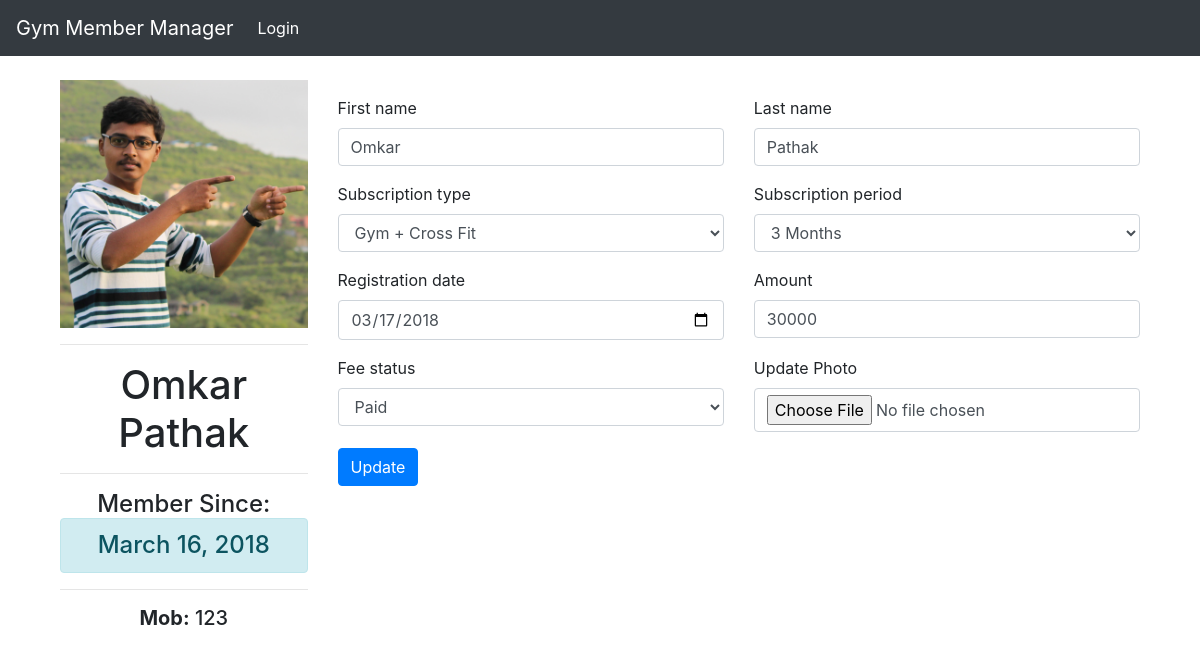
/members/update/3/, run on an earlier commit of the app's database.
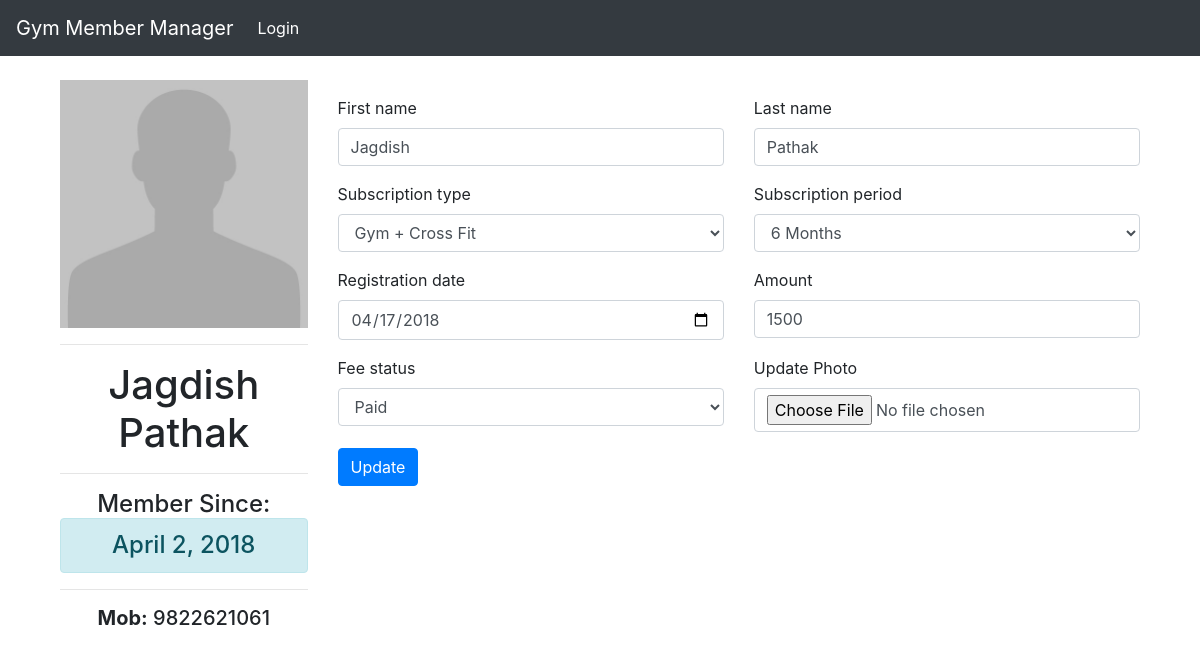
And on a later commit of the database.
### members/models.py (models this page shows, shortened)
class Member(models.Model):
	member_id = models.AutoField(primary_key=True)
	first_name = models.CharField(max_length=50)
	last_name = models.CharField(max_length=50)
	mobile_number = models.IntegerField(unique=True)
	email = models.EmailField(null=True, blank=True)
	address = models.CharField(max_length=300, blank=True)
	admitted_on = models.DateField(auto_now_add=True)
	registration_date = models.DateField()
	registration_upto = models.DateField()
	subscription_type  = models.CharField(
									max_length=30,
									choices=SUBSCRIPTION_TYPE_CHOICES,
									default=SUBSCRIPTION_TYPE_CHOICES[0][0])
	subscription_period = models.CharField(
									max_length=30,
									choices=SUBSCRIPTION_PERIOD_CHOICES,
									default=SUBSCRIPTION_PERIOD_CHOICES[0][0])
	amount = models.IntegerField()
	fee_status = models.CharField(max_length=30, choices=FEE_STATUS, default=FEE_STATUS[0][0])
	batch = models.CharField(max_length=30, choices=BATCH, default=BATCH[0][0])
	photo = models.FileField(upload_to='photos/', blank=True)
	notification = models.IntegerField(default=2, blank=True)

### members/views.py (the view)
# urls.py: path('update/<int:id>/', views.update_member, name='update_member'),
def update_member(request, id):
    if request.method == 'POST':
        object = Member.objects.get(pk=id)
        object.first_name = request.POST.get('first_name')
        object.last_name = request.POST.get('last_name')
        object.registration_date =  request.POST.get('registration_date')
        object.registration_upto =  parser.parse(request.POST.get('registration_date')) + delta.relativedelta(months=int(request.POST.get('subscription_period')))
        object.subscription_type =  request.POST.get('subscription_type')
        object.fee_status = request.POST.get('fee_status')
        object.amount =  request.POST.get('amount')
        object.notification =  2
        if 'photo' in request.FILES:
            myfile = request.FILES['photo']
            fs = FileSystemStorage(base_url="")
            photo = fs.save(myfile.name, myfile)
            object.photo = fs.url(photo)
        object.save()
        user = Member.objects.get(pk=id)
        subs_end_today_count = Member.objects.filter(
                                                    registration_upto=datetime.datetime.now(),
                                                    notification=1).count()
        form = UpdateMemberForm(initial={
                                'registration_date': user.registration_date,
                                'registration_upto': user.registration_upto,
                                'subscription_type': user.subscription_type,
                                'subscription_period': user.subscription_period,
                                'amount': user.amount,
                                'fee_status': user.fee_status,
                                'first_name': user.first_name,
                                'last_name': user.last_name,
                                })
        return render(request,
            'update.html',
            {
                'form': form,
                'user': user,
                'updated': 'Record Updated Successfully',
                'subs_end_today_count': subs_end_today_count,
            })
    else:
        user = Member.objects.get(pk=id)
        subs_end_today_count = Member.objects.filter(
                                                registration_upto=datetime.datetime.now(),
                                                notification=1).count()
        form = UpdateMemberForm(initial={
                                'registration_date': user.registration_date,
                                'registration_upto': user.registration_upto,
                                'subscription_type': user.subscription_type,
                                'subscription_period': user.subscription_period,
                                'amount': user.amount,
                                'fee_status': user.fee_status,
                                'first_name': user.first_name,
                                'last_name': user.last_name,
                                })
    return render(request,
                    'update.html',
                    {
                        'form': form,
                        'user': user,
                        'subs_end_today_count': subs_end_today_count,
                    }
                )

### members/models.py
class UpdateMemberForm(forms.Form):
	first_name = forms.CharField(max_length=50)
	last_name = forms.CharField(max_length=50)
	registration_date = forms.DateField(widget=forms.DateInput(attrs={'type': 'date'}))
	registration_upto = forms.DateField(widget=forms.DateInput(attrs={'type': 'date'}))
	subscription_type  = forms.ChoiceField(choices=SUBSCRIPTION_TYPE_CHOICES)
	subscription_period = forms.ChoiceField(choices=SUBSCRIPTION_PERIOD_CHOICES)
	fee_status = forms.ChoiceField(choices=FEE_STATUS)
	amount = forms.IntegerField()
	photo = forms.FileField(label='Update Photo', required=False)

### members/templatetags/tags.py (called while the page is built)
@register.filter(name='add_css')
def add_css(field, css):
    return field.as_widget(attrs={"class": css})

### members/templates/update.html (shortened to what this page needs)
{% extends 'base.html' %}
{% load tags %}
{% block content %}
    <div class="container">
      <div class="row">
        <div class="col-md-3">
          {% if user.photo %}
          <img src="{{ user.photo.url }}" class="img-fluid">
          {% else %}
          <img src="/media/default.jpg" class="img-fluid">
          {% endif %}
          <hr>
          <h1 class="text-center">{{ user.first_name }} {{ user.last_name }}</h1>
          <hr>
          <h4 class="text-center">Member Since:<div class="alert alert-info">{{ user.admitted_on }}</div></h4>
          <hr>
          <h5 class="text-center"><strong>Mob:</strong> {{ user.mobile_number }}</h5>
        </div>
        <div class="col">
          <form method="POST" action="{% url 'update_member' user.member_id %}" style="margin-top: 2%" enctype="multipart/form-data">
              <div class="row">
                <div class="form-group col">
                  <label for="first_name">{{ form.first_name.label }}</label>
                    {{ form.first_name | add_css:"form-control" }}
                </div>
                <div class="form-group col">
                  <label for="last_name">{{ form.last_name.label }}</label>
                    {{ form.last_name | add_css:"form-control" }}
                </div>
              </div>
              <div class="row">
                  <div class="form-group col-lg-6 col-md-6 col-sm-12 col-xs-12">
                    <label for="subscription_type">{{ form.subscription_type.label }}</label>
                    {{ form.subscription_type | add_css:"form-control" }}
                  </div>
                  <div class="form-group col-lg-6 col-md-6 col-sm-12 col-xs-12">
                    <label for="subscription_period">{{ form.subscription_period.label }}</label>
                    {{ form.subscription_period | add_css:"form-control" }}
                  </div>
              </div>
              <div class="row">
                <div class="form-group col-lg-6 col-md-6 col-sm-12 col-xs-12">
                  <label for="registration_date">{{ form.registration_date.label }}</label>
                  {{ form.registration_date | add_css:"form-control" }}
                </div>
                <div class="form-group col-lg-6 col-md-6 col-sm-12 col-xs-12">
                  <label for="amount">{{ form.amount.label }}</label>
                  {{ form.amount | add_css:"form-control" }}
                </div>
              </div>
              <div class="row">
                <div class="form-group col-lg-6 col-md-6 col-sm-12 col-xs-12">
                  <label for="photo">{{ form.fee_status.label }}</label>
                  {{ form.fee_status | add_css:"form-control" }}
                </div>
                <div class="form-group col-lg-6 col-md-6 col-sm-12 col-xs-12">
                  <label for="photo">{{ form.photo.label }}</label>
                  {{ form.photo | add_css:"form-control" }}
                </div>
              </div>
              <input type="submit" class="btn btn-primary" value="Update" />
          </form>
        </div>
      </div>
    </div>
{% endblock %}

### templates/base.html (shortened to what this page needs)
<!doctype html>
{% load static %}
<html lang="en">
  <head>
    <link rel="stylesheet" href="{% static 'css/bootstrap.min.css' %}">
    <link rel="stylesheet" href="{% static 'css/style.css' %}">
  </head>
  <body>
    <nav class="navbar navbar-expand-lg navbar-dark bg-dark">
      <a class="navbar-brand" href="#">Gym Member Manager</a>
      {% if request.user.username %}
      <div class="collapse navbar-collapse" id="navbarNav">
        <ul class="navbar-nav">
          <li class="nav-item active">
            <a class="nav-link" href="{% url 'members'%}">Members Area<span class="sr-only">(current)</span></a>
          </li>
          <li class="nav-item">
            <a class="nav-link" href="{% url 'reports' %}">Reports</a>
          </li>
          <li class="nav-item">
            <a class="nav-link" href="{% url 'notifications'%}">Notifications <span class="badge badge-success">{{ subs_end_today_count }}</span></a>
          </li>
        </ul>
        <ul class="navbar-nav ml-auto">
          <li class="nav-item">
            <a class="nav-link" href="{% url 'logout'%}">Logout</a>
          </li>
        </ul>
        {% else %}
        <div class="collapse navbar-collapse" id="navbarNav">
          <ul class="navbar-nav">
            <li class="nav-item active">
              <a class="nav-link" href="{% url 'login'%}">Login<span class="sr-only">(current)</span></a>
            </li>
          </ul>
        {% endif %}
      </div>
    </nav>
    <div class="container" style="margin-top: 2%">
        {% block content %}
        {% endblock %}
    </div>
  </body>
</html>

What changed in the data, as far as the page shows it:
changed Member "Pathak": first_name "Omkar" → "Jagdish"; admitted_on "March 16, 2018" → "April 2, 2018"; mobile_number "123" → "9822621061"; subscription_period "3 Months" → "6 Months"; registration_date "03/17/2018" → "04/17/2018"; amount "30000" → "1500"; photo: picture removed
